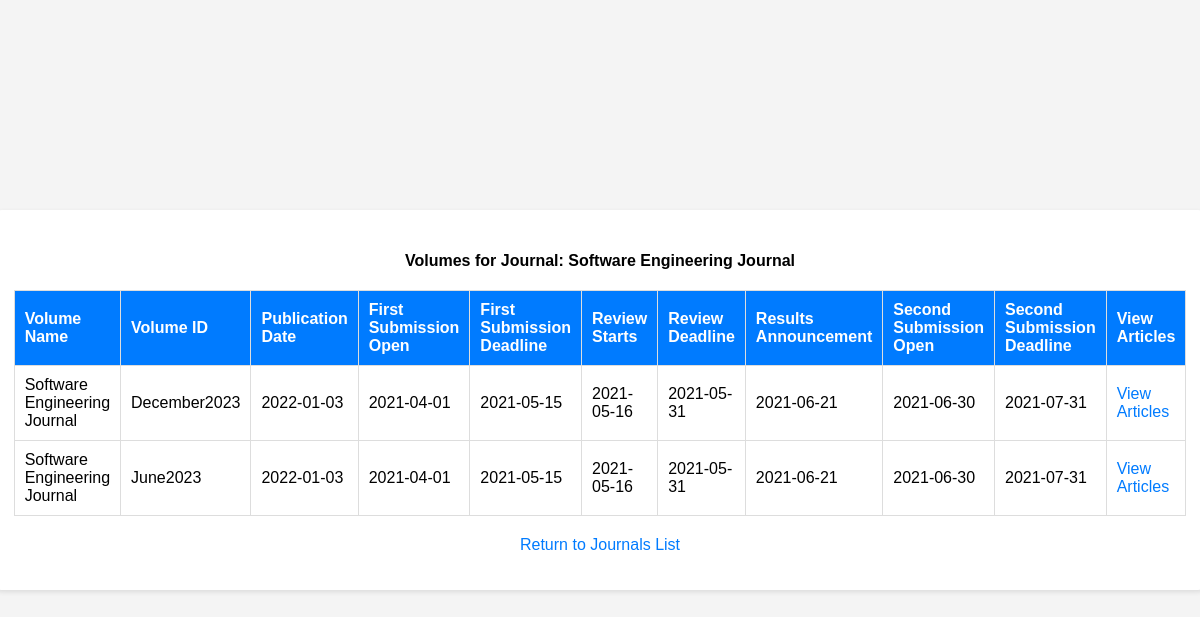
The app's page /PhpProject1/journalVolumes.php?name=Software+Engineering+Journal with its own data.
### tables this page shows
CREATE TABLE `volume` (
  `name` varchar(100) NOT NULL,
  `id` varchar(20) NOT NULL,
  `publicationDate` date DEFAULT NULL,
  `firstSubOpen` date DEFAULT NULL,
  `firstSubDeadline` date DEFAULT NULL,
  `reviewStarts` date DEFAULT NULL,
  `reviewDeadline` date DEFAULT NULL,
  `resultsAnnouncement` date DEFAULT NULL,
  `secondSubOpen` date DEFAULT NULL,
  `secondSubDeadline` date DEFAULT NULL,
  `cameraReadyDeadline` date DEFAULT NULL
);

### PhpProject1/journalVolumes.php (the view, shortened to what this page needs)
<!DOCTYPE html>
<html lang="en">
    <head>
    </head>
    <body>
        <div class="container">
            <?php
            include "connection.php";
            $journalName = urldecode($_GET['name']);
            $sql = "SELECT name,id, publicationDate, firstSubOpen, firstSubDeadline, reviewStarts, reviewDeadline, resultsAnnouncement, secondSubOpen, secondSubDeadline
                FROM volume WHERE name = ?";
            $stmt = $conn->prepare($sql);
            $stmt->bind_param("s", $journalName);
            $stmt->execute();
            $result = $stmt->get_result();
            ?>
            <h4>Volumes for Journal: <?php echo htmlspecialchars($journalName); ?></h4>
            <table border="2" cellspacing="2" cellpadding="2">
                <tr>
                    <th>Volume Name</th>
                    <th>Volume ID</th>
                    <th>Publication Date</th>
                    <th>First Submission Open</th>
                    <th>First Submission Deadline</th>
                    <th>Review Starts</th>
                    <th>Review Deadline</th>
                    <th>Results Announcement</th>
                    <th>Second Submission Open</th>
                    <th>Second Submission Deadline</th>
                    <th>View Articles</th>
                </tr>
                <?php
                while ($row = mysqli_fetch_assoc($result)) {
                    $name = htmlspecialchars($row["name"]);
                    $id = htmlspecialchars($row["id"]);
                    $publicationDate = htmlspecialchars($row["publicationDate"]);
                    $firstSubOpen = htmlspecialchars($row["firstSubOpen"]);
                    $firstSubDeadline = htmlspecialchars($row["firstSubDeadline"]);
                    $reviewStarts = htmlspecialchars($row["reviewStarts"]);
                    $reviewDeadline = htmlspecialchars($row["reviewDeadline"]);
                    $resultsAnnouncement = htmlspecialchars($row["resultsAnnouncement"]);
                    $secondSubOpen = htmlspecialchars($row["secondSubOpen"]);
                    $secondSubDeadline = htmlspecialchars($row["secondSubDeadline"]);
                    ?>
                    <tr>
                        <td><?php echo $name; ?></td>
                        <td><?php echo $id; ?></td>
                        <td><?php echo $publicationDate; ?></td>
                        <td><?php echo $firstSubOpen; ?></td>
                        <td><?php echo $firstSubDeadline; ?></td>
                        <td><?php echo $reviewStarts; ?></td>
                        <td><?php echo $reviewDeadline; ?></td>
                        <td><?php echo $resultsAnnouncement; ?></td>
                        <td><?php echo $secondSubOpen; ?></td>
                        <td><?php echo $secondSubDeadline; ?></td>
                        <td>
                            <a href="volumeArticles.php?volname=<?php echo urlencode($journalName); ?>&volid=<?php echo urlencode($id); ?>">View Articles</a>
                        </td>
                    </tr>
                    <?php
                }
                ?>
            </table>
            <p>
                <a href="allJournals.php">Return to Journals List</a>
            </p>
    </body>
</html>

### PhpProject1/journalVolumes.php (style rules this page uses)
body { font-family: Arial, sans-serif; background-color: #f4f4f4; margin: 0; padding: 0; display: flex; justify-content: center; align-items: center; height: 100vh; }
.container { background-color: #fff; border-radius: 8px; box-shadow: 0 2px 5px rgba(0, 0, 0, 0.1); padding: 20px; text-align: center; max-width: 1400px; width: 100%; }
h4 { margin-bottom: 20px; }
table { width: 100%; border-collapse: collapse; margin-bottom: 20px; }
table, th, td { border: 1px solid #ddd; }
th, td { padding: 10px; text-align: left; }
th { background-color: #007bff; color: #fff; }
a { color: #007bff; text-decoration: none; }
p { margin-top: 20px; }

### records on screen
volume: name "Software Engineering Journal", id "December2023", publicationDate "2022-01-03", firstSubOpen "2021-04-01", firstSubDeadline "2021-05-15", reviewStarts "2021-05-16", reviewDeadline "2021-05-31", resultsAnnouncement "2021-06-21", secondSubOpen "2021-06-30", secondSubDeadline "2021-07-31"
volume: name "Software Engineering Journal", id "June2023", publicationDate "2022-01-03", firstSubOpen "2021-04-01", firstSubDeadline "2021-05-15", reviewStarts "2021-05-16", reviewDeadline "2021-05-31", resultsAnnouncement "2021-06-21", secondSubOpen "2021-06-30", secondSubDeadline "2021-07-31"

### other values on screen
$journalName "Software Engineering Journal"
